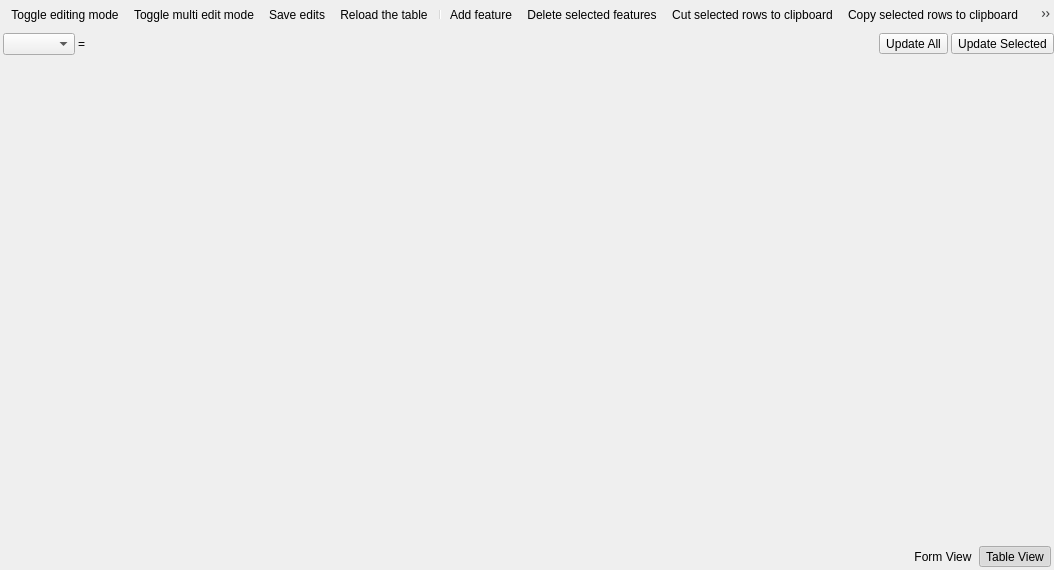
<?xml version="1.0" encoding="UTF-8"?>
<ui version="4.0">
 <class>QgsAttributeTableDialog</class>
 <widget class="QDialog" name="QgsAttributeTableDialog">
  <property name="geometry">
   <rect>
    <x>0</x>
    <y>0</y>
    <width>1054</width>
    <height>570</height>
   </rect>
  </property>
  <property name="windowTitle">
   <string>Attribute Table</string>
  </property>
  <layout class="QGridLayout" name="gridLayout">
   <property name="leftMargin">
    <number>0</number>
   </property>
   <property name="topMargin">
    <number>0</number>
   </property>
   <property name="rightMargin">
    <number>0</number>
   </property>
   <property name="bottomMargin">
    <number>0</number>
   </property>
   <property name="spacing">
    <number>3</number>
   </property>
   <item row="6" column="0">
    <widget class="QgsDualView" name="mMainView">
     <property name="currentIndex">
      <number>-1</number>
     </property>
    </widget>
   </item>
   <item row="5" column="0">
    <widget class="QFrame" name="mUpdateExpressionBox">
     <layout class="QHBoxLayout" name="horizontalLayout_3">
      <property name="spacing">
       <number>3</number>
      </property>
      <property name="leftMargin">
       <number>3</number>
      </property>
      <property name="topMargin">
       <number>1</number>
      </property>
      <property name="rightMargin">
       <number>0</number>
      </property>
      <property name="bottomMargin">
       <number>3</number>
      </property>
      <item>
       <widget class="QgsFieldComboBox" name="mFieldCombo"/>
      </item>
      <item>
       <widget class="QLabel" name="label">
        <property name="sizePolicy">
         <sizepolicy hsizetype="Maximum" vsizetype="Preferred">
          <horstretch>0</horstretch>
          <verstretch>0</verstretch>
         </sizepolicy>
        </property>
        <property name="text">
         <string>=</string>
        </property>
       </widget>
      </item>
      <item>
       <widget class="QgsFieldExpressionWidget" name="mUpdateExpressionText" native="true">
        <property name="sizePolicy">
         <sizepolicy hsizetype="MinimumExpanding" vsizetype="Preferred">
          <horstretch>0</horstretch>
          <verstretch>0</verstretch>
         </sizepolicy>
        </property>
        <property name="focusPolicy">
         <enum>Qt::StrongFocus</enum>
        </property>
       </widget>
      </item>
      <item>
       <widget class="QToolButton" name="mRunFieldCalc">
        <property name="text">
         <string>Update All</string>
        </property>
       </widget>
      </item>
      <item>
       <widget class="QToolButton" name="mRunFieldCalcSelected">
        <property name="text">
         <string>Update Selected</string>
        </property>
       </widget>
      </item>
     </layout>
    </widget>
   </item>
   <item row="8" column="0">
    <layout class="QHBoxLayout">
     <property name="leftMargin">
      <number>3</number>
     </property>
     <property name="topMargin">
      <number>3</number>
     </property>
     <property name="rightMargin">
      <number>3</number>
     </property>
     <property name="bottomMargin">
      <number>3</number>
     </property>
     <item>
      <layout class="QHBoxLayout" name="horizontalLayout_2">
       <property name="spacing">
        <number>0</number>
       </property>
       <item>
        <widget class="GwmFeatureFilterWidget" name="mFeatureFilterWidget" native="true"/>
       </item>
       <item>
        <widget class="QToolButton" name="mAttributeViewButton">
         <property name="toolTip">
          <string>Switch to form view</string>
         </property>
         <property name="text">
          <string>Form View</string>
         </property>
         <property name="icon">
          <iconset resource="images/images.qrc">
           <normaloff>:/images/themes/default/mActionFormView.svg</normaloff>:/images/themes/default/mActionFormView.svg</iconset>
         </property>
         <property name="checkable">
          <bool>true</bool>
         </property>
         <property name="autoRaise">
          <bool>true</bool>
         </property>
         <attribute name="buttonGroup">
          <string notr="true">mMainViewButtonGroup</string>
         </attribute>
        </widget>
       </item>
       <item>
        <widget class="QToolButton" name="mTableViewButton">
         <property name="toolTip">
          <string>Switch to table view</string>
         </property>
         <property name="text">
          <string>Table View</string>
         </property>
         <property name="icon">
          <iconset resource="images/images.qrc">
           <normaloff>:/images/themes/default/mActionOpenTable.svg</normaloff>:/images/themes/default/mActionOpenTable.svg</iconset>
         </property>
         <property name="checkable">
          <bool>true</bool>
         </property>
         <property name="checked">
          <bool>true</bool>
         </property>
         <property name="autoRaise">
          <bool>true</bool>
         </property>
         <attribute name="buttonGroup">
          <string notr="true">mMainViewButtonGroup</string>
         </attribute>
        </widget>
       </item>
      </layout>
     </item>
    </layout>
   </item>
   <item row="4" column="0">
    <widget class="QToolBar" name="mToolbar">
     <property name="iconSize">
      <size>
       <width>18</width>
       <height>18</height>
      </size>
     </property>
     <property name="floatable">
      <bool>false</bool>
     </property>
     <addaction name="mActionToggleEditing"/>
     <addaction name="mActionToggleMultiEdit"/>
     <addaction name="mActionSaveEdits"/>
     <addaction name="mActionReload"/>
     <addaction name="separator"/>
     <addaction name="mActionAddFeature"/>
     <addaction name="mActionDeleteSelected"/>
     <addaction name="mActionCutSelectedRows"/>
     <addaction name="mActionCopySelectedRows"/>
     <addaction name="mActionPasteFeatures"/>
     <addaction name="separator"/>
     <addaction name="mActionExpressionSelect"/>
     <addaction name="mActionSelectAll"/>
     <addaction name="mActionInvertSelection"/>
     <addaction name="mActionRemoveSelection"/>
     <addaction name="mActionSearchForm"/>
     <addaction name="mActionSelectedToTop"/>
     <addaction name="mActionPanMapToSelectedRows"/>
     <addaction name="mActionZoomMapToSelectedRows"/>
     <addaction name="separator"/>
     <addaction name="mActionAddAttribute"/>
     <addaction name="mActionRemoveAttribute"/>
     <addaction name="mActionOpenFieldCalculator"/>
     <addaction name="separator"/>
     <addaction name="mActionSetStyles"/>
     <addaction name="separator"/>
     <addaction name="mActionDockUndock"/>
    </widget>
   </item>
  </layout>
  <action name="mActionSearchForm">
   <property name="checkable">
    <bool>true</bool>
   </property>
   <property name="icon">
    <iconset resource="images/images.qrc">
     <normaloff>:/images/themes/default/mActionFilter2.svg</normaloff>:/images/themes/default/mActionFilter2.svg</iconset>
   </property>
   <property name="text">
    <string>Select/filter features using form</string>
   </property>
   <property name="toolTip">
    <string>Select/filter features using form (Ctrl+F)</string>
   </property>
   <property name="shortcut">
    <string>Ctrl+F</string>
   </property>
  </action>
  <action name="mActionToggleEditing">
   <property name="checkable">
    <bool>true</bool>
   </property>
   <property name="icon">
    <iconset resource="images/images.qrc">
     <normaloff>:/images/themes/default/mActionToggleEditing.svg</normaloff>:/images/themes/default/mActionToggleEditing.svg</iconset>
   </property>
   <property name="text">
    <string>Toggle editing mode</string>
   </property>
   <property name="toolTip">
    <string>Toggle editing mode (Ctrl+E)</string>
   </property>
   <property name="shortcut">
    <string>Ctrl+E</string>
   </property>
  </action>
  <action name="mActionToggleMultiEdit">
   <property name="checkable">
    <bool>true</bool>
   </property>
   <property name="icon">
    <iconset resource="images/images.qrc">
     <normaloff>:/images/themes/default/mActionMultiEdit.svg</normaloff>:/images/themes/default/mActionMultiEdit.svg</iconset>
   </property>
   <property name="text">
    <string>Toggle multi edit mode</string>
   </property>
   <property name="toolTip">
    <string>Toggle multi edit mode</string>
   </property>
  </action>
  <action name="mActionSaveEdits">
   <property name="icon">
    <iconset resource="images/images.qrc">
     <normaloff>:/images/themes/default/mActionSaveAllEdits.svg</normaloff>:/images/themes/default/mActionSaveAllEdits.svg</iconset>
   </property>
   <property name="text">
    <string>Save edits</string>
   </property>
   <property name="toolTip">
    <string>Save edits (Ctrl+S)</string>
   </property>
  </action>
  <action name="mActionReload">
   <property name="icon">
    <iconset resource="images/images.qrc">
     <normaloff>:/images/themes/default/mActionRefresh.svg</normaloff>:/images/themes/default/mActionRefresh.svg</iconset>
   </property>
   <property name="text">
    <string>Reload the table</string>
   </property>
   <property name="toolTip">
    <string>Reload the table</string>
   </property>
  </action>
  <action name="mActionAddFeature">
   <property name="icon">
    <iconset resource="images/images.qrc">
     <normaloff>:/images/themes/default/mActionNewTableRow.svg</normaloff>:/images/themes/default/mActionNewTableRow.svg</iconset>
   </property>
   <property name="text">
    <string>Add feature</string>
   </property>
  </action>
  <action name="mActionDeleteSelected">
   <property name="icon">
    <iconset resource="images/images.qrc">
     <normaloff>:/images/themes/default/mActionDeleteSelectedFeatures.svg</normaloff>:/images/themes/default/mActionDeleteSelectedFeatures.svg</iconset>
   </property>
   <property name="text">
    <string>Delete selected features</string>
   </property>
   <property name="toolTip">
    <string>Delete selected features</string>
   </property>
   <property name="shortcut">
    <string>Del</string>
   </property>
  </action>
  <action name="mActionExpressionSelect">
   <property name="icon">
    <iconset resource="images/images.qrc">
     <normaloff>:/images/themes/default/mIconExpressionSelect.svg</normaloff>:/images/themes/default/mIconExpressionSelect.svg</iconset>
   </property>
   <property name="text">
    <string>Select features using an expression</string>
   </property>
   <property name="toolTip">
    <string>Select features using an expression</string>
   </property>
  </action>
  <action name="mActionSelectAll">
   <property name="icon">
    <iconset resource="images/images.qrc">
     <normaloff>:/images/themes/default/mActionSelectAll.svg</normaloff>:/images/themes/default/mActionSelectAll.svg</iconset>
   </property>
   <property name="text">
    <string>Select all</string>
   </property>
   <property name="toolTip">
    <string>Select all (Ctrl+A)</string>
   </property>
   <property name="shortcut">
    <string>Ctrl+A</string>
   </property>
  </action>
  <action name="mActionInvertSelection">
   <property name="icon">
    <iconset resource="images/images.qrc">
     <normaloff>:/images/themes/default/mActionInvertSelection.svg</normaloff>:/images/themes/default/mActionInvertSelection.svg</iconset>
   </property>
   <property name="text">
    <string>Invert selection</string>
   </property>
   <property name="toolTip">
    <string>Invert selection (Ctrl+R)</string>
   </property>
   <property name="shortcut">
    <string>Ctrl+R</string>
   </property>
  </action>
  <action name="mActionRemoveSelection">
   <property name="icon">
    <iconset resource="images/images.qrc">
     <normaloff>:/images/themes/default/mActionDeselectAll.svg</normaloff>:/images/themes/default/mActionDeselectAll.svg</iconset>
   </property>
   <property name="text">
    <string>Deselect all</string>
   </property>
   <property name="toolTip">
    <string>Deselect all (Ctrl+Shift+A)</string>
   </property>
   <property name="shortcut">
    <string>Ctrl+Shift+A</string>
   </property>
  </action>
  <action name="mActionSelectedToTop">
   <property name="checkable">
    <bool>true</bool>
   </property>
   <property name="icon">
    <iconset resource="images/images.qrc">
     <normaloff>:/images/themes/default/mActionSelectedToTop.svg</normaloff>:/images/themes/default/mActionSelectedToTop.svg</iconset>
   </property>
   <property name="text">
    <string>Move selection to top</string>
   </property>
   <property name="toolTip">
    <string>Move selection to top</string>
   </property>
  </action>
  <action name="mActionPanMapToSelectedRows">
   <property name="icon">
    <iconset resource="images/images.qrc">
     <normaloff>:/images/themes/default/mActionPanToSelected.svg</normaloff>:/images/themes/default/mActionPanToSelected.svg</iconset>
   </property>
   <property name="text">
    <string>Pan map to the selected rows</string>
   </property>
   <property name="toolTip">
    <string>Pan map to the selected rows (Ctrl+P)</string>
   </property>
   <property name="shortcut">
    <string>Ctrl+P</string>
   </property>
  </action>
  <action name="mActionZoomMapToSelectedRows">
   <property name="icon">
    <iconset resource="images/images.qrc">
     <normaloff>:/images/themes/default/mActionZoomToSelected.svg</normaloff>:/images/themes/default/mActionZoomToSelected.svg</iconset>
   </property>
   <property name="text">
    <string>Zoom map to the selected rows</string>
   </property>
   <property name="toolTip">
    <string>Zoom map to the selected rows (Ctrl+J)</string>
   </property>
   <property name="shortcut">
    <string>Ctrl+J</string>
   </property>
  </action>
  <action name="mActionCutSelectedRows">
   <property name="icon">
    <iconset resource="images/images.qrc">
     <normaloff>:/images/themes/default/mActionEditCut.svg</normaloff>:/images/themes/default/mActionEditCut.svg</iconset>
   </property>
   <property name="text">
    <string>Cut selected rows to clipboard</string>
   </property>
   <property name="toolTip">
    <string>Cut selected rows to clipboard (Ctrl+X)</string>
   </property>
   <property name="shortcut">
    <string>Ctrl+X</string>
   </property>
  </action>
  <action name="mActionCopySelectedRows">
   <property name="icon">
    <iconset resource="images/images.qrc">
     <normaloff>:/images/themes/default/mActionEditCopy.svg</normaloff>:/images/themes/default/mActionEditCopy.svg</iconset>
   </property>
   <property name="text">
    <string>Copy selected rows to clipboard</string>
   </property>
   <property name="toolTip">
    <string>Copy selected rows to clipboard (Ctrl+C)</string>
   </property>
   <property name="shortcut">
    <string>Ctrl+C</string>
   </property>
  </action>
  <action name="mActionPasteFeatures">
   <property name="icon">
    <iconset resource="images/images.qrc">
     <normaloff>:/images/themes/default/mActionEditPaste.svg</normaloff>:/images/themes/default/mActionEditPaste.svg</iconset>
   </property>
   <property name="text">
    <string>Paste features from clipboard</string>
   </property>
   <property name="toolTip">
    <string>Paste features from clipboard (Ctrl+V)</string>
   </property>
   <property name="shortcut">
    <string>Ctrl+V</string>
   </property>
  </action>
  <action name="mActionRemoveAttribute">
   <property name="icon">
    <iconset resource="images/images.qrc">
     <normaloff>:/images/themes/default/mActionDeleteAttribute.svg</normaloff>:/images/themes/default/mActionDeleteAttribute.svg</iconset>
   </property>
   <property name="text">
    <string>Delete field</string>
   </property>
   <property name="toolTip">
    <string>Delete field (Ctrl+L)</string>
   </property>
  </action>
  <action name="mActionAddAttribute">
   <property name="icon">
    <iconset resource="images/images.qrc">
     <normaloff>:/images/themes/default/mActionNewAttribute.svg</normaloff>:/images/themes/default/mActionNewAttribute.svg</iconset>
   </property>
   <property name="text">
    <string>New field</string>
   </property>
   <property name="toolTip">
    <string>New field (Ctrl+W)</string>
   </property>
   <property name="shortcut">
    <string>Ctrl+W</string>
   </property>
  </action>
  <action name="mActionOpenFieldCalculator">
   <property name="icon">
    <iconset resource="images/images.qrc">
     <normaloff>:/images/themes/default/mActionCalculateField.svg</normaloff>:/images/themes/default/mActionCalculateField.svg</iconset>
   </property>
   <property name="text">
    <string>Open field calculator</string>
   </property>
   <property name="toolTip">
    <string>Open field calculator (Ctrl+I)</string>
   </property>
   <property name="shortcut">
    <string>Ctrl+I</string>
   </property>
  </action>
  <action name="mActionSetStyles">
   <property name="checkable">
    <bool>true</bool>
   </property>
   <property name="icon">
    <iconset resource="images/images.qrc">
     <normaloff>:/images/themes/default/mActionConditionalFormatting.svg</normaloff>:/images/themes/default/mActionConditionalFormatting.svg</iconset>
   </property>
   <property name="text">
    <string>Conditional formatting</string>
   </property>
   <property name="toolTip">
    <string>Conditional formatting</string>
   </property>
  </action>
  <action name="mActionDockUndock">
   <property name="checkable">
    <bool>true</bool>
   </property>
   <property name="icon">
    <iconset resource="images/images.qrc">
     <normaloff>:/images/themes/default/mDockify.svg</normaloff>:/images/themes/default/mDockify.svg</iconset>
   </property>
   <property name="text">
    <string>Dock Attribute Table</string>
   </property>
   <property name="toolTip">
    <string>Dock Attribute Table</string>
   </property>
  </action>
 </widget>
 <customwidgets>
  <customwidget>
   <class>QgsFieldComboBox</class>
   <extends>QComboBox</extends>
   <header>qgsfieldcombobox.h</header>
  </customwidget>
  <customwidget>
   <class>QgsFieldExpressionWidget</class>
   <extends>QWidget</extends>
   <header>qgsfieldexpressionwidget.h</header>
   <container>1</container>
  </customwidget>
  <customwidget>
   <class>QgsDualView</class>
   <extends>QStackedWidget</extends>
   <header>qgsdualview.h</header>
   <container>1</container>
  </customwidget>
  <customwidget>
   <class>GwmFeatureFilterWidget</class>
   <extends>QWidget</extends>
   <header>attributetable/gwmfeaturefilterwidget_p.h</header>
   <container>1</container>
  </customwidget>
 </customwidgets>
 <tabstops>
  <tabstop>mFieldCombo</tabstop>
  <tabstop>mUpdateExpressionText</tabstop>
  <tabstop>mRunFieldCalc</tabstop>
  <tabstop>mRunFieldCalcSelected</tabstop>
  <tabstop>mAttributeViewButton</tabstop>
  <tabstop>mTableViewButton</tabstop>
 </tabstops>
 <resources>
  <include location="images/images.qrc"/>
 </resources>
 <connections>
  <connection>
   <sender>mMainViewButtonGroup</sender>
   <signal>buttonClicked(int)</signal>
   <receiver>mMainView</receiver>
   <slot>setCurrentIndex(int)</slot>
   <hints>
    <hint type="sourcelabel">
     <x>-1</x>
     <y>-1</y>
    </hint>
    <hint type="destinationlabel">
     <x>393</x>
     <y>266</y>
    </hint>
   </hints>
  </connection>
  <connection>
   <sender>mActionToggleEditing</sender>
   <signal>toggled(bool)</signal>
   <receiver>mActionSaveEdits</receiver>
   <slot>setEnabled(bool)</slot>
   <hints>
    <hint type="sourcelabel">
     <x>-1</x>
     <y>-1</y>
    </hint>
    <hint type="destinationlabel">
     <x>-1</x>
     <y>-1</y>
    </hint>
   </hints>
  </connection>
  <connection>
   <sender>mActionToggleEditing</sender>
   <signal>toggled(bool)</signal>
   <receiver>mActionReload</receiver>
   <slot>setDisabled(bool)</slot>
   <hints>
    <hint type="sourcelabel">
     <x>-1</x>
     <y>-1</y>
    </hint>
    <hint type="destinationlabel">
     <x>-1</x>
     <y>-1</y>
    </hint>
   </hints>
  </connection>
 </connections>
 <buttongroups>
  <buttongroup name="mMainViewButtonGroup"/>
 </buttongroups>
</ui>
